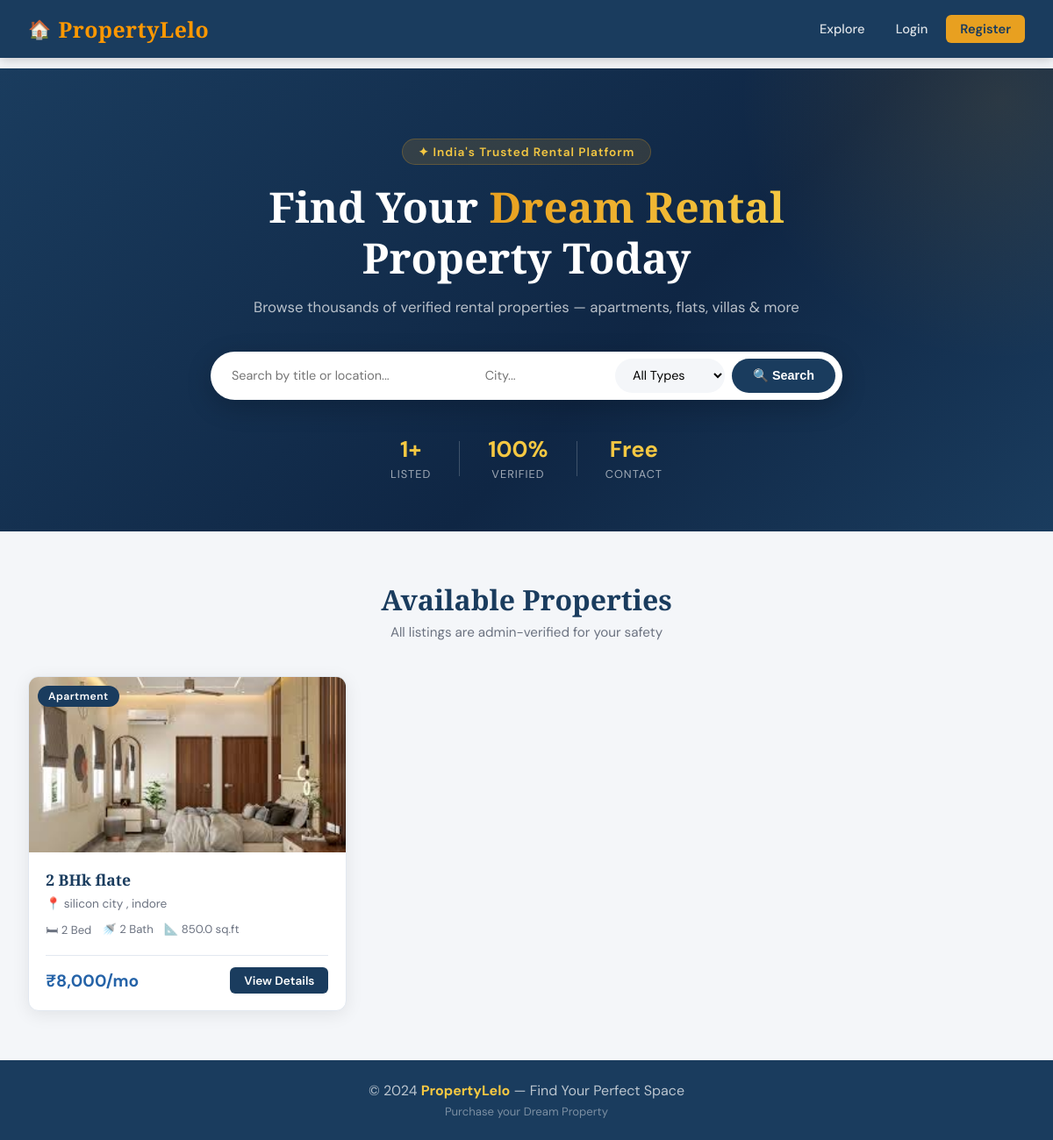
Before: / with the older database file.
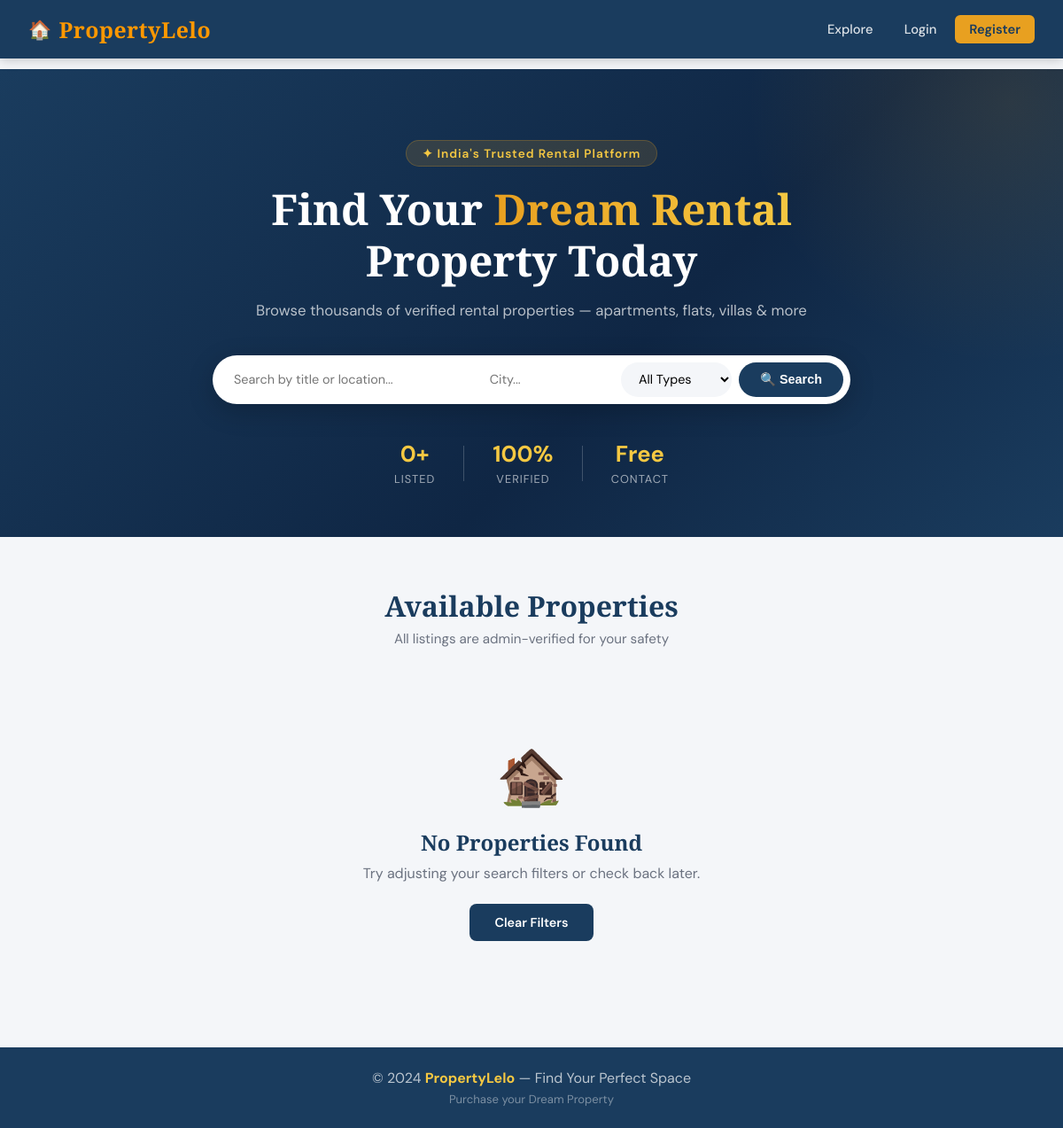
After: the same page with the newer database file.
### tables this page shows
CREATE TABLE properties (
            id INTEGER PRIMARY KEY AUTOINCREMENT,
            owner_id INTEGER NOT NULL,
            title TEXT NOT NULL,
            description TEXT,
            property_type TEXT NOT NULL,
            price REAL NOT NULL,
            location TEXT NOT NULL,
            city TEXT NOT NULL,
            bedrooms INTEGER,
            bathrooms INTEGER,
            area REAL,
            image_filename TEXT,
            status TEXT DEFAULT 'pending',
            created_at TIMESTAMP DEFAULT CURRENT_TIMESTAMP,
            FOREIGN KEY (owner_id) REFERENCES users(id)
        );

### app.py (the view)
@app.route('/')
def index():
    db = get_db()
    search = request.args.get('search', '')
    city = request.args.get('city', '')
    ptype = request.args.get('type', '')
    query = "SELECT p.*, u.name as owner_name, u.phone as owner_phone FROM properties p JOIN users u ON p.owner_id = u.id WHERE p.status='approved'"
    params = []
    if search:
        query += " AND (p.title LIKE ? OR p.location LIKE ?)"
        params += [f'%{search}%', f'%{search}%']
    if city:
        query += " AND p.city LIKE ?"
        params.append(f'%{city}%')
    if ptype:
        query += " AND p.property_type=?"
        params.append(ptype)
    query += " ORDER BY p.created_at DESC"
    properties = db.execute(query, params).fetchall()
    db.close()
    return render_template('index.html', properties=properties, search=search, city=city, ptype=ptype)

### database.py (called while the page is built)
def get_db():
    conn = sqlite3.connect(DATABASE)
    conn.row_factory = sqlite3.Row
    return conn

### templates/index.html (shortened to what this page needs)
{% extends 'base.html' %}
{% block content %}
<section class="hero">
    <div class="hero-content">
        <p class="hero-tag">✦ India's Trusted Rental Platform</p>
        <h1 class="hero-title">Find Your <span class="gradient-text">Dream Rental</span><br>Property Today</h1>
        <p class="hero-sub">Browse thousands of verified rental properties — apartments, flats, villas & more</p>
        <form class="search-bar" method="GET" action="{{ url_for('index') }}">
            <input type="text" name="search" placeholder="Search by title or location..." value="{{ search }}" class="search-input">
            <input type="text" name="city" placeholder="City..." value="{{ city }}" class="search-city">
            <select name="type" class="search-type">
                <option value="">All Types</option>
            </select>
            <button type="submit" class="search-btn">🔍 Search</button>
        </form>
    </div>
    <div class="hero-stats">
        <div class="stat"><strong>{{ properties|length }}+</strong><span>Listed</span></div>
        <div class="stat"><strong>100%</strong><span>Verified</span></div>
        <div class="stat"><strong>Free</strong><span>Contact</span></div>
    </div>
</section>
<section class="section">
    <div class="section-header">
        <h2 class="section-title">Available Properties</h2>
        <p class="section-sub">All listings are admin-verified for your safety</p>
    </div>
    {% if properties %}
    <div class="properties-grid">
        {% for p in properties %}
        <div class="property-card">
            <div class="card-image-wrap">
                {% if p.image_filename %}
                    <img src="{{ url_for('static', filename='uploads/' + p.image_filename) }}" alt="{{ p.title }}" class="card-image">
                {% else %}
                    <div class="card-image-placeholder">🏠</div>
                {% endif %}
                <span class="card-badge">{{ p.property_type }}</span>
            </div>
            <div class="card-body">
                <h3 class="card-title">{{ p.title }}</h3>
                <p class="card-location">📍 {{ p.location }}, {{ p.city }}</p>
                <div class="card-meta">
                    {% if p.bedrooms %}<span>🛏 {{ p.bedrooms }} Bed</span>{% endif %}
                    {% if p.bathrooms %}<span>🚿 {{ p.bathrooms }} Bath</span>{% endif %}
                    {% if p.area %}<span>📐 {{ p.area }} sq.ft</span>{% endif %}
                </div>
                <div class="card-footer">
                    <span class="card-price">₹{{ "{:,.0f}".format(p.price) }}/mo</span>
                    <a href="{{ url_for('property_detail', pid=p.id) }}" class="card-btn">View Details</a>
                </div>
            </div>
        </div>
        {% endfor %}
    </div>
    {% else %}
    <div class="empty-state">
        <div class="empty-icon">🏚️</div>
        <h3>No Properties Found</h3>
        <p>Try adjusting your search filters or check back later.</p>
        <a href="{{ url_for('index') }}" class="btn-primary">Clear Filters</a>
    </div>
    {% endif %}
</section>
{% endblock %}

### templates/base.html (shortened to what this page needs)
<!DOCTYPE html>
<html lang="en">
<head>
    <link rel="stylesheet" href="{{ url_for('static', filename='style.css') }}">
</head>
<body>
<nav class="navbar">
    <a class="navbar-brand" href="{{ url_for('index') }}">
        <span class="brand-icon">🏠</span>
        <span class="brand-accent">PropertyLelo</span>
    </a>
    <div class="nav-links">
        <a href="{{ url_for('index') }}" class="nav-link">Explore</a>
        {% if session.user_id %}
            {% if session.user_role == 'admin' %}
                <a href="{{ url_for('admin') }}" class="nav-link">Admin Panel</a>
            {% else %}
                <a href="{{ url_for('dashboard') }}" class="nav-link">Dashboard</a>
                {% if session.user_role == 'owner' %}
                    <a href="{{ url_for('add_property') }}" class="btn-nav">+ Add Property</a>
                {% endif %}
            {% endif %}
            <span class="nav-user">👤 {{ session.user_name }}</span>
            <a href="{{ url_for('logout') }}" class="nav-link logout">Logout</a>
        {% else %}
            <a href="{{ url_for('login') }}" class="nav-link">Login</a>
            <a href="{{ url_for('register') }}" class="btn-nav">Register</a>
        {% endif %}
    </div>
</nav>
<main class="main-content">
    {% block content %}{% endblock %}
</main>
<footer class="footer">
    <div class="footer-inner">
        <p>© 2024 <strong>PropertyLelo</strong> — Find Your Perfect Space</p>
        <p class="footer-sub">Purchase your Dream Property</p>
    </div>
</footer>
</body>
</html>

Changed rows visible on the page:
no longer on this page (row edited): properties: image_filename (picture), property_type "Apartment", title "2 BHk flate", location "silicon city", city "indore", bedrooms "2", bathrooms "2", area "850.0", price "8,000"
Other visible differences:
{{ properties|length }}: "1" → "0"
text now shown: "🏚️ No Properties Found Try adjusting your search filters or check back later. Clear Filters"
